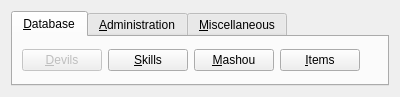
<?xml version="1.0" encoding="UTF-8"?>
<ui version="4.0">
 <class>Taskbar</class>
 <widget class="QWidget" name="Taskbar">
  <property name="geometry">
   <rect>
    <x>0</x>
    <y>0</y>
    <width>400</width>
    <height>97</height>
   </rect>
  </property>
  <layout class="QVBoxLayout">
   <item>
    <widget class="QTabWidget" name="tabWidget">
     <property name="currentIndex">
      <number>0</number>
     </property>
     <widget class="QWidget" name="databaseTab">
      <attribute name="title">
       <string>&amp;Database</string>
      </attribute>
      <layout class="QHBoxLayout">
       <item>
        <widget class="QPushButton" name="devilsButton">
         <property name="enabled">
          <bool>false</bool>
         </property>
         <property name="text">
          <string>&amp;Devils</string>
         </property>
        </widget>
       </item>
       <item>
        <widget class="QPushButton" name="skillsButton">
         <property name="text">
          <string>&amp;Skills</string>
         </property>
        </widget>
       </item>
       <item>
        <widget class="QPushButton" name="mashouButton">
         <property name="text">
          <string>&amp;Mashou</string>
         </property>
        </widget>
       </item>
       <item>
        <widget class="QPushButton" name="itemsButton">
         <property name="text">
          <string>&amp;Items</string>
         </property>
        </widget>
       </item>
       <item>
        <spacer>
         <property name="orientation">
          <enum>Qt::Horizontal</enum>
         </property>
         <property name="sizeHint" stdset="0">
          <size>
           <width>276</width>
           <height>20</height>
          </size>
         </property>
        </spacer>
       </item>
      </layout>
     </widget>
     <widget class="QWidget" name="adminTab">
      <attribute name="title">
       <string>&amp;Administration</string>
      </attribute>
      <layout class="QHBoxLayout">
       <item>
        <widget class="QPushButton" name="usersButton">
         <property name="text">
          <string>&amp;Users</string>
         </property>
        </widget>
       </item>
       <item>
        <widget class="QPushButton" name="importExportButton">
         <property name="text">
          <string>&amp;Import / Export</string>
         </property>
        </widget>
       </item>
       <item>
        <spacer>
         <property name="orientation">
          <enum>Qt::Horizontal</enum>
         </property>
         <property name="sizeHint" stdset="0">
          <size>
           <width>276</width>
           <height>20</height>
          </size>
         </property>
        </spacer>
       </item>
      </layout>
     </widget>
     <widget class="QWidget" name="miscTab">
      <attribute name="title">
       <string>&amp;Miscellaneous</string>
      </attribute>
      <layout class="QHBoxLayout">
       <item>
        <widget class="QPushButton" name="optionsButton">
         <property name="text">
          <string>&amp;Options</string>
         </property>
        </widget>
       </item>
       <item>
        <widget class="QPushButton" name="logButton">
         <property name="text">
          <string>&amp;Log</string>
         </property>
        </widget>
       </item>
       <item>
        <widget class="QPushButton" name="aboutButton">
         <property name="text">
          <string>&amp;About</string>
         </property>
        </widget>
       </item>
       <item>
        <spacer>
         <property name="orientation">
          <enum>Qt::Horizontal</enum>
         </property>
         <property name="sizeHint" stdset="0">
          <size>
           <width>195</width>
           <height>20</height>
          </size>
         </property>
        </spacer>
       </item>
      </layout>
     </widget>
    </widget>
   </item>
  </layout>
 </widget>
 <resources/>
 <connections/>
</ui>
